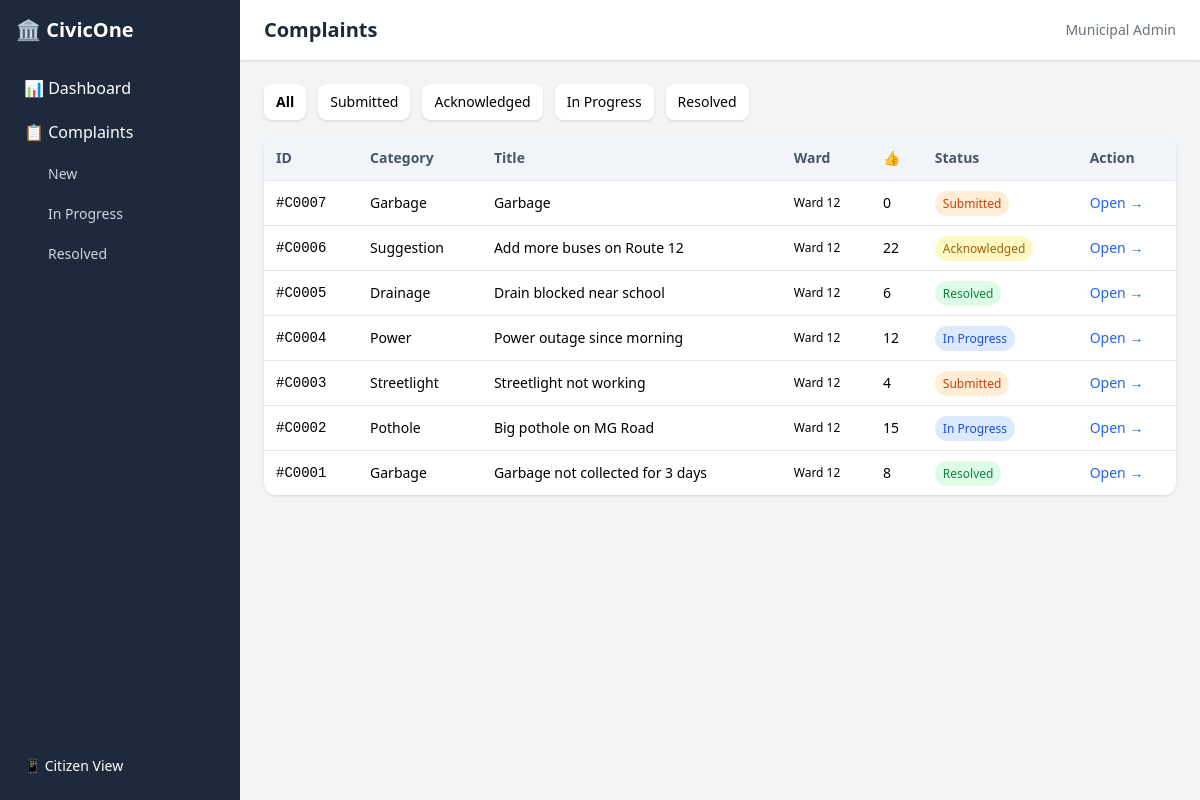
Page /admin/complaints on the earlier database version.
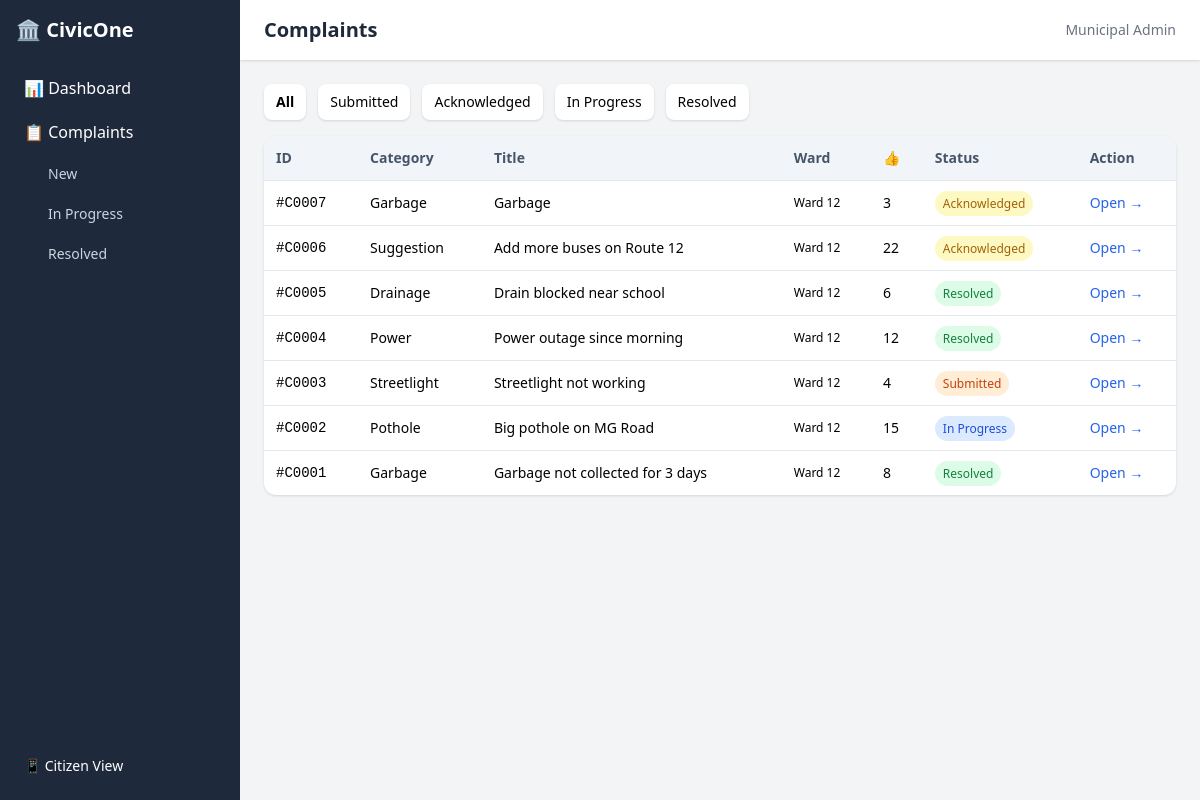
Same page on the later database version.
### tables this page shows
CREATE TABLE report (
  id INTEGER PRIMARY KEY AUTOINCREMENT,
  category TEXT NOT NULL,
  title TEXT NOT NULL,
  description TEXT,
  photo TEXT,
  resolution_photo TEXT,
  lat REAL,
  lng REAL,
  ward TEXT DEFAULT 'Ward 12',
  status TEXT DEFAULT 'Submitted',
  upvotes INTEGER DEFAULT 0,
  created_at TIMESTAMP DEFAULT CURRENT_TIMESTAMP
);

### app.py (the view)
@app.route("/admin/complaints")
def admin_queue():
    db = get_db()
    status = request.args.get("status", "")
    category = request.args.get("category", "")
    q = "SELECT * FROM report WHERE 1=1"
    params = []
    if status:
        q += " AND status=?"
        params.append(status)
    if category:
        q += " AND category=?"
        params.append(category)
    q += " ORDER BY id DESC"
    rows = db.execute(q, params).fetchall()
    db.close()
    return render_template("admin_queue.html", reports=rows, status=status, category=category)

### app.py (called while the page is built)
@app.template_filter("status_class")
def status_class_filter(status):
    if status == "Resolved":
        return "bg-green-100 text-green-700"
    if status == "In Progress":
        return "bg-blue-100 text-blue-700"
    if status == "Acknowledged":
        return "bg-yellow-100 text-yellow-700"
    if status == "Rejected":
        return "bg-red-100 text-red-700"
    return "bg-orange-100 text-orange-700"

def get_db():
    conn = sqlite3.connect(DB_PATH)
    conn.row_factory = sqlite3.Row
    return conn

### templates/admin_queue.html
{% extends "base_desktop.html" %}
{% block title %}Complaints{% endblock %}
{% block content %}
<div class="flex gap-3 mb-4">
  <a href="/admin/complaints" class="px-3 py-2 rounded-lg bg-white shadow text-sm {% if not status and not category %}font-bold{% endif %}">All</a>
  <a href="/admin/complaints?status=Submitted" class="px-3 py-2 rounded-lg bg-white shadow text-sm {% if status=='Submitted' %}font-bold{% endif %}">Submitted</a>
  <a href="/admin/complaints?status=Acknowledged" class="px-3 py-2 rounded-lg bg-white shadow text-sm {% if status=='Acknowledged' %}font-bold{% endif %}">Acknowledged</a>
  <a href="/admin/complaints?status=In Progress" class="px-3 py-2 rounded-lg bg-white shadow text-sm {% if status=='In Progress' %}font-bold{% endif %}">In Progress</a>
  <a href="/admin/complaints?status=Resolved" class="px-3 py-2 rounded-lg bg-white shadow text-sm {% if status=='Resolved' %}font-bold{% endif %}">Resolved</a>
</div>
<div class="bg-white rounded-xl shadow overflow-hidden">
  <table class="w-full text-sm">
    <thead class="bg-slate-100 text-slate-600">
      <tr>
        <th class="text-left p-3">ID</th>
        <th class="text-left p-3">Category</th>
        <th class="text-left p-3">Title</th>
        <th class="text-left p-3">Ward</th>
        <th class="text-left p-3">👍</th>
        <th class="text-left p-3">Status</th>
        <th class="text-left p-3">Action</th>
      </tr>
    </thead>
    <tbody>
      {% for r in reports %}
      <tr class="border-t hover:bg-gray-50">
        <td class="p-3 font-mono">#C{{ '%04d' % r.id }}</td>
        <td class="p-3 capitalize">{{ r.category }}</td>
        <td class="p-3">{{ r.title }}</td>
        <td class="p-3 text-xs">{{ r.ward }}</td>
        <td class="p-3">{{ r.upvotes }}</td>
        <td class="p-3">
          <span class="text-xs px-2 py-1 rounded-full {{ status_class(r.status) }}">{{ r.status }}</span>
        </td>
        <td class="p-3">
          <a href="/admin/complaints/{{ r.id }}" class="text-blue-600 hover:underline">Open →</a>
        </td>
      </tr>
      {% endfor %}
    </tbody>
  </table>
</div>
{% endblock %}

Differences in the rows shown:
changed report "0007": upvotes "0" → "3"; status "Submitted" → "Acknowledged"
changed report "Power": status "In Progress" → "Resolved"
